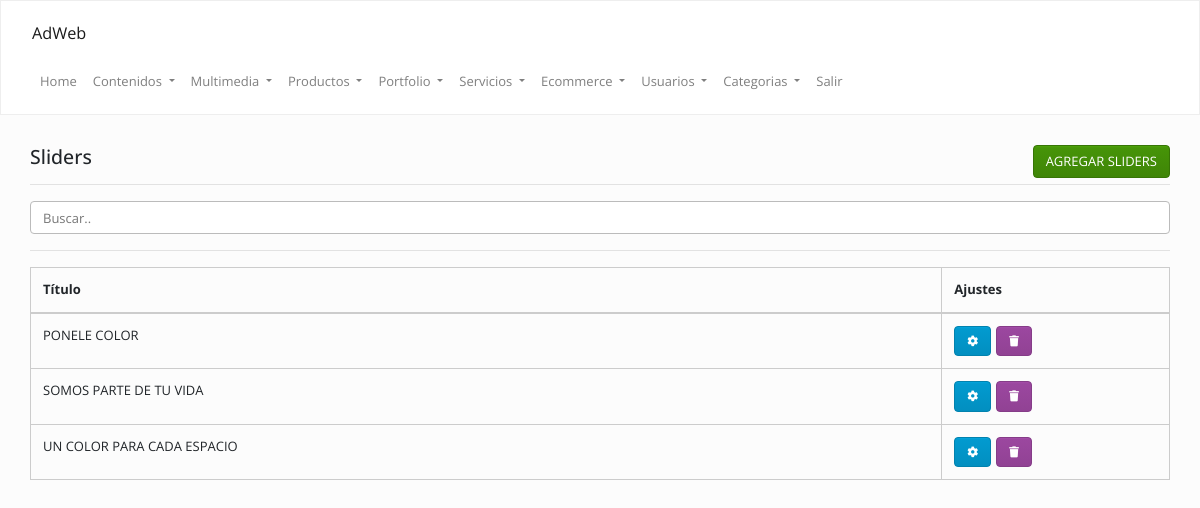
/admin/index.php?op=sliders&accion=ver (signed in), run on an earlier commit of the app's database.
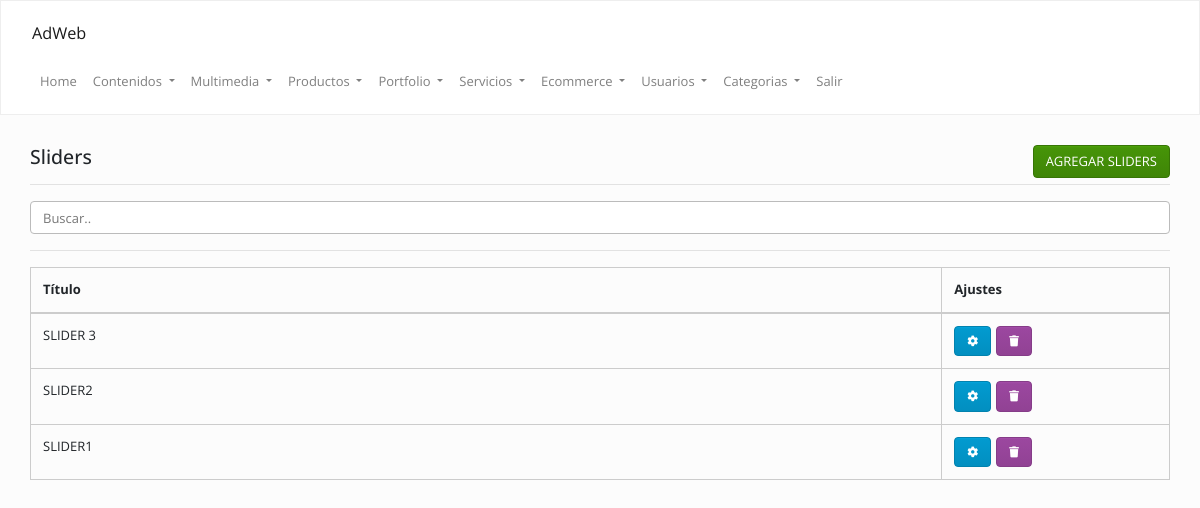
And on a later commit of the database.
### tables this page shows
CREATE TABLE `sliders` (
  `id` int(11) NOT NULL,
  `cod` varchar(255) DEFAULT NULL,
  `titulo` text,
  `subtitulo` text,
  `categoria` varchar(255) NOT NULL,
  `link` text,
  `fecha` date DEFAULT NULL
);

### Config/Autoload.php (called while the page is built, shortened)
<?php
class autoload
{
    public static function runAdmin()
    {
        spl_autoload_register(
            function ($clase)
            {
                $ruta = str_replace("\\", "/", $clase) . ".php";
            }
        );
    }
}

### Clases/Conexion.php (called while the page is built, shortened)
<?php namespace Clases;
class Conexion
{
    private $datos = array("host"=> "localhost","user"=> "root","pass"=> "","db"  => "quazar");
    private $con;
    public function __construct()
    {
        $this->con = mysqli_connect($this->datos["host"], $this->datos["user"], $this->datos["pass"], $this->datos["db"]);
        mysqli_set_charset($this->con,'utf8');
    }
    public function sqlReturn($query)
    {
        $dato = $this->con->query($query);
        return $dato;
    }
}

### Clases/Sliders.php (called while the page is built, shortened)
<?php
class Sliders
{
    private $con;
    public function __construct()
    {
        $this->con = new Conexion();
    }
    function list($filter) {
        $array = array();
        if (is_array($filter)) {
            $filterSql = "WHERE ";
            $filterSql .= implode(" AND ", $filter);
        } else {
            $filterSql = '';
        }
        $sql   = "SELECT * FROM `sliders` $filterSql  ORDER BY id DESC";
        $notas = $this->con->sqlReturn($sql);
        if ($notas) {
            while ($row = mysqli_fetch_assoc($notas)) {
                $array[] = $row;
            }
            return $array;
        }
    }
}

### admin/inc/sliders/ver.php (the view, shortened to what this page needs)
<?php
$sliders = new Clases\Sliders();
?>
<div class="mt-20">
    <div class="col-lg-12 col-md-12">
        <h4>
            Sliders
            <a class="btn btn-success pull-right" href="<?=URL?>/index.php?op=sliders&accion=agregar">
                AGREGAR SLIDERS
            </a>
        </h4>
        <hr/>
        <input class="form-control" id="myInput" type="text" placeholder="Buscar..">
        <hr/>
        <table class="table  table-bordered  ">
            <thead>
                <th>
                    Título
                </th>
                <th>
                    Ajustes
                </th>
            </thead>
            <tbody>
                <?php
                $data = $sliders->list("");
                if (is_array($data)) {
                    for ($i = 0; $i < count($data); $i++) {
                        echo "<tr>";
                        echo "<td>" . strtoupper($data[$i]["titulo"]) . "</td>";
                        echo "<td>";
                        echo '<a class="btn btn-info" data-toggle="tooltip" data-placement="top" title="Modificar" href="' . URL . '/index.php?op=sliders&accion=modificar&cod=' . $data[$i]["cod"] . '">
                        <i class="fa fa-cog"></i></a>';
                        echo '<a class="btn btn-danger" data-toggle="tooltip" data-placement="top" title="Eliminar" href="' . URL . '/index.php?op=sliders&accion=ver&borrar=' . $data[$i]["cod"] . '">
                        <i class="fa fa-trash"></i></a>';
                        echo "</td>";
                        echo "</tr>";
                    }
                }
                ?>
            </tbody>
        </table>
    </div>
</div>

What changed in the data, as far as the page shows it:
removed sliders: titulo "PONELE COLOR"
removed sliders: titulo "SOMOS PARTE DE TU VIDA"
removed sliders: titulo "UN COLOR PARA CADA ESPACIO"
added sliders: titulo "SLIDER 3"
added sliders: titulo "SLIDER2"
added sliders: titulo "SLIDER1"
